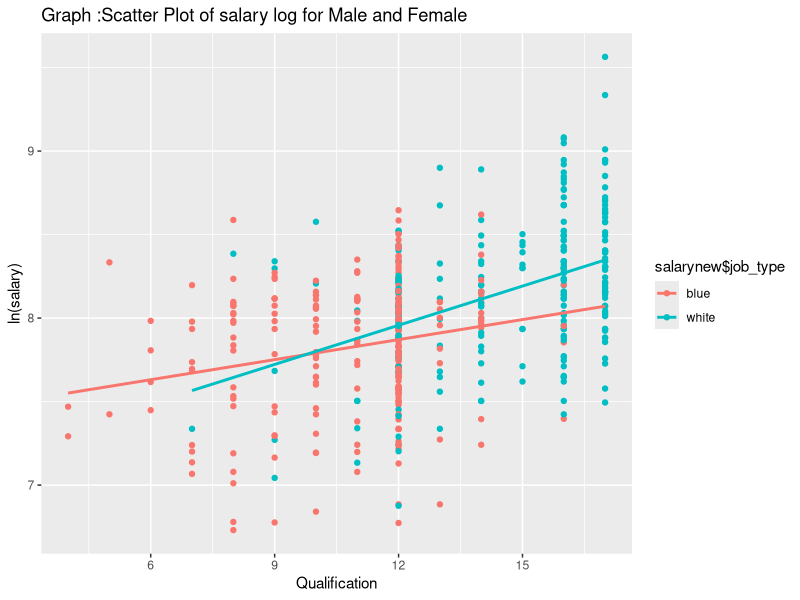

Here is the R script that generated this plot: (Note: this script raises an error after producing the figure.)

## week 6 assignment - by Anirudh Vunnam


library(tidyverse)
library(ggplot2)
library(broom)
library(dplyr)
library(tidyr)

salarynew<-read.csv("salary_survey.csv")
attach(salarynew)
head(salarynew)
str(salarynew)
summary(salarynew)

#regression of log salary using qualification as a dependent variable

salary2<-lm(log(salary)~qualification)
summary(salary2)

#creating dummy variables

salarynew$white<-ifelse(salarynew$job_type=="white",1,0)

salarynew$blue<-ifelse(salarynew$job_type=="blue",1,0)

head(salarynew)
attach(salarynew)

#regression graph by the use of dummy-variable 

dummyvar<-lm(log(salary)~qualification+white)
summary(dummyvar)

#Two regression lines in the scatter plot

ggplot(data=salarynew, aes(y=log(salarynew$salary), x=salarynew$qualification ,color=salarynew$job_type))+
  geom_point()+
  geom_smooth(method = "lm", se=FALSE)+
  labs(title = "Graph :Scatter Plot of salary log for Male and Female",
       x="Qualification",y="ln(salary)")

#constructing the subsets for the data 

salarynew_1<-salarynew %>%filter(white=="1")
str(salarynew_1)

salarynew_2<-salarynew %>% filter(blue=="1")
str(salarynew_2)

#following is the regression line for white job-type

whitelog<-lm(log(salarynew_1$salary)~salarynew_1$qualification)
summary(whitelog)

#following is the regression line for job-type

bluelog<-lm(log(salarynew_2$salary)~salarynew_2$qualification)
summary(bluelog)

#original regressions tables are following

salarylog<-tidy(lm(log(salary)~qualification))
dummyvar<-tidy(lm(log(salary)~qualification+white))

model_new<-bind_rows(
  salarylog %>% mutate(model=1),
  dummyvar %>% mutate(model=2))
model_new

combined<-combined_model %>%
  select(-statistic, -p.value) %>%
  mutate_each(funs(round(.,2)),-term) %>%
  gather(key,value,estimate:std.error) %>% 
  spread(model,value)
combined



